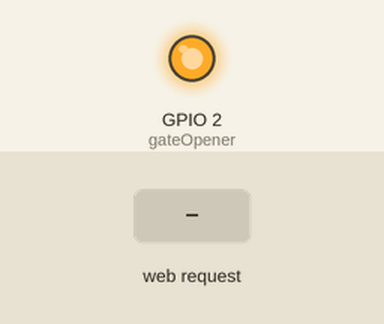
A sketch run on a simulated ESP8266 (NodeMCU). Parts: output pins drawn as LEDs (lit = HIGH). Inputs (shaded band) come from the test bench. WiFi joins after 1.5 s; servers stay silent unless stated; what the sketch prints to the serial monitor is not drawn.

Above: at 2.7 s.
2.8 s: HTTP request GET /open received
At 3.2 s:
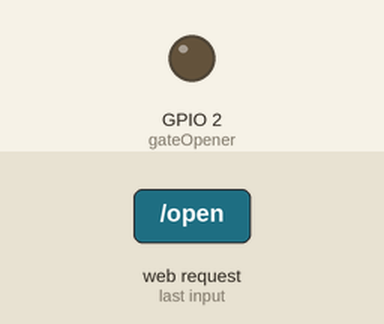
Timing chart, 0 to 9.3 s (numbered marks = the images above; inputs shaded):
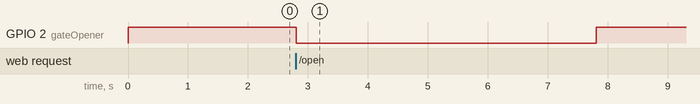

Measured:
- after the input at 2.8 s, GPIO 2 (gateOpener): HIGH → LOW at once, → HIGH 5.0 s later

The sketch:

gate_opener_sketch.ino
```cpp
// Load Wi-Fi library
#include <ESP8266WiFi.h>

// Replace with your network credentials
const char* ssid     = "VitaminZ";
const char* password = "na3na3Mint";

// Set web server port number to 80
WiFiServer server(80);

// Variable to store the HTTP request
String header;

// Auxiliar variables to store the current output state
String opened = "no";

// Assign output variables to GPIO pins
const int gateOpener = 2;

// Current time
unsigned long currentTime = millis();
// Previous time
unsigned long previousTime = 0;
// Define timeout time in milliseconds (example: 2000ms = 2s)
const long timeoutTime = 2000;

void setup() {
  Serial.begin(115200);
  // Initialize the output
  pinMode(gateOpener, OUTPUT);
  digitalWrite(gateOpener, HIGH);

  // Connect to Wi-Fi network with SSID and password
  Serial.print("Connecting to ");
  Serial.println(ssid);
  WiFi.begin(ssid, password);
  while (WiFi.status() != WL_CONNECTED) {
    delay(500);
    Serial.print(".");
  }
  // Print local IP address and start web server
  Serial.println("");
  Serial.println("WiFi connected.");
  Serial.println("IP address: ");
  Serial.println(WiFi.localIP());
  server.begin();
}

void loop(){
  WiFiClient client = server.available();   // Listen for incoming clients

  if (client) {                             // If a new client connects,
    Serial.println("New Client.");          // print a message out in the serial port
    String currentLine = "";                // make a String to hold incoming data from the client
    currentTime = millis();
    previousTime = currentTime;
    while (client.connected() && currentTime - previousTime <= timeoutTime) { // loop while the client's connected
      currentTime = millis();
      if (client.available()) {             // if there's bytes to read from the client,
        char c = client.read();             // read a byte, then
        Serial.write(c);                    // print it out the serial monitor
        header += c;
        if (c == '\n') {                    // if the byte is a newline character
          // if the current line is blank, you got two newline characters in a row.
          // that's the end of the client HTTP request, so send a response:
          if (currentLine.length() == 0) {
            // HTTP headers always start with a response code (e.g. HTTP/1.1 200 OK)
            // and a content-type so the client knows what's coming, then a blank line:
            client.println("HTTP/1.1 200 OK");
            client.println("Content-type:text/html");
            client.println("Connection: close");
            client.println();

            // turns the GPIOs on and off
            if (header.indexOf("GET /open") >= 0) {
              // Display the HTML web page
              client.println("<!DOCTYPE html><html>");
              client.println("<head><meta http-equiv='refresh' content='0;url=http://75.141.120.169/' /><title>Gate Opener</title><meta http-equiv='Content-Type' content='text/html; charset=UTF-8'/></head>");
              client.println("<body>");
              client.println("<img style='width:550px;height:400px;margin-top:15vh;margin-left:22.5vw;' src='https://i.giphy.com/media/xUA7aLpVxPVEoEPXji/giphy.webp' alt='Gate Opened'>");

              Serial.println("Openning");
              digitalWrite(gateOpener, LOW);
              delay(5000);
              digitalWrite(gateOpener,HIGH);
            }
            else{
              // Display the HTML web page
              client.println("<!DOCTYPE html><html>");
              client.println("<head><title>Gate Opener</title><meta http-equiv='Content-Type' content='text/html; charset=UTF-8'/></head>");
              client.println("<body>");
              client.println("<a href=\'/open'><img style='width:550px;height:400px;margin-top:15vh;margin-left:22.5vw;cursor:pointer;' src='https://s5.gifyu.com/images/open_sesame.gif' alt='Open Sesame'></a>");
            }
            // The HTTP response ends with another blank line
            client.println();
            // Break out of the while loop
            break;
          } else { // if you got a newline, then clear currentLine
            currentLine = "";
          }
        } else if (c != '\r') {  // if you got anything else but a carriage return character,
          currentLine += c;      // add it to the end of the currentLine
        }
      }
    }
    // Clear the header variable
    header = "";
    // Close the connection
    client.stop();
    Serial.println("Client disconnected.");
    Serial.println("");
  }
}
```
